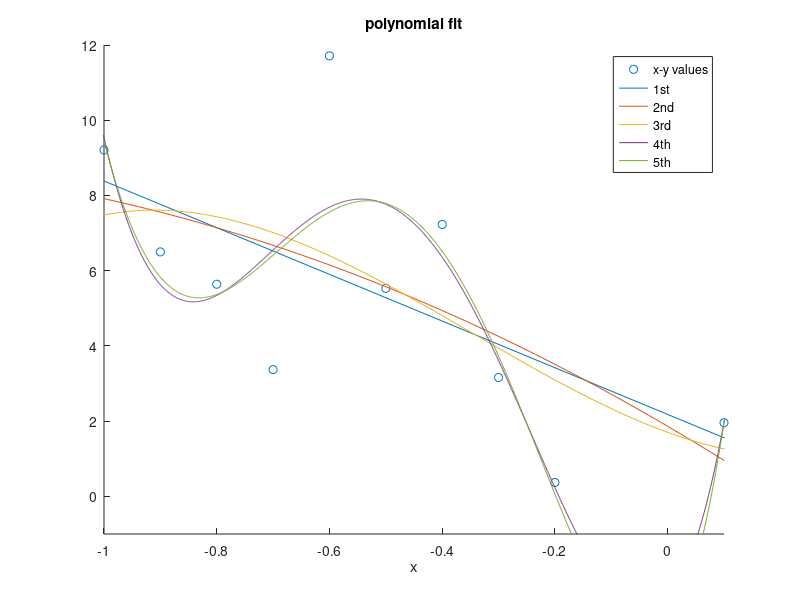

Source code (MATLAB):
%question 5

x_1 =  [.1 ,-.2 ,-.3 ,-.4 ,-.5, -.6, -.7, -.8, -.9, -1.0];
y_1 = [1.96;0.37; 3.16; 7.23; 5.53; 11.71; 3.37; 5.64; 6.50; 9.21];
V = 10:6;

figure;
scatter(x_1,y_1)
hold on 
for k = 1: 5
    for n=1:length(x_1)
        V(n,1) = 1;
        V(n,k+1) = (x_1(n))^k;
    end
    a= (inv(V'*V))*(V')*y_1;
    if k<5 
        a(k+2:6)=0;
    end
    fplot(@(x) a(1)+a(2)*x+a(3)*x.^2+a(4)*x.^3+a(5)*x.^4+a(6)*x.^5);
end

hold off 
xlim ([-1 .1]);
ylim ([-1, 12]);
title('polynomial fit');
xlabel('x');
legend ('x-y values','1st','2nd','3rd','4th','5th','Location', 'NorthEast');